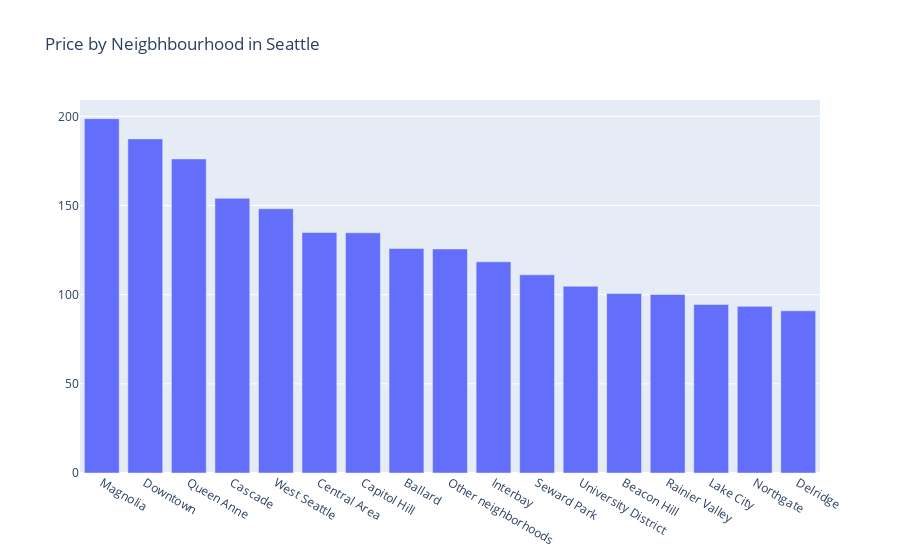

The code cell stored with this chart in its notebook:
### Markdown cell above
# First Question: How do the prices of flats differ for various neighbourhoods in Seattle?

### Code cell
#Get a dataframe of price and neibgourhood
Price_by_Neighbourhoud_df = pd.DataFrame(
    df.groupby('neighbourhood_group_cleansed')
    ['price'].mean().sort_values(ascending=False).reset_index())

fig = go.Figure(
data=[go.Bar(
    y=Price_by_Neighbourhoud_df['price'], 
    x=Price_by_Neighbourhoud_df['neighbourhood_group_cleansed'])],
    layout_title_text="Price by Neigbhbourhood in Seattle"
)
fig.show()

### Figure 1 — Plotly figure (JSON) as saved in the notebook; plotly's stock layout.template omitted (floating-point values rounded to 4 significant figures)
{"data": [{"type": "bar", "x": ["Magnolia", "Downtown", "Queen Anne", "Cascade", "West Seattle", "Central Area", "Capitol Hill", "Ballard", "Other neighborhoods", "Interbay", "Seward Park", "University District", "Beacon Hill", "Rainier Valley", "Lake City", "Northgate", "Delridge"], "y": [198.7, 187.3, 176.1, 154.0, 148.2, 134.9, 134.7, 125.9, 125.6, 118.4, 111.1, 104.7, 100.7, 100.1, 94.52, 93.46, 90.93]}], "layout": {"title": {"text": "Price by Neigbhbourhood in Seattle"}}}
